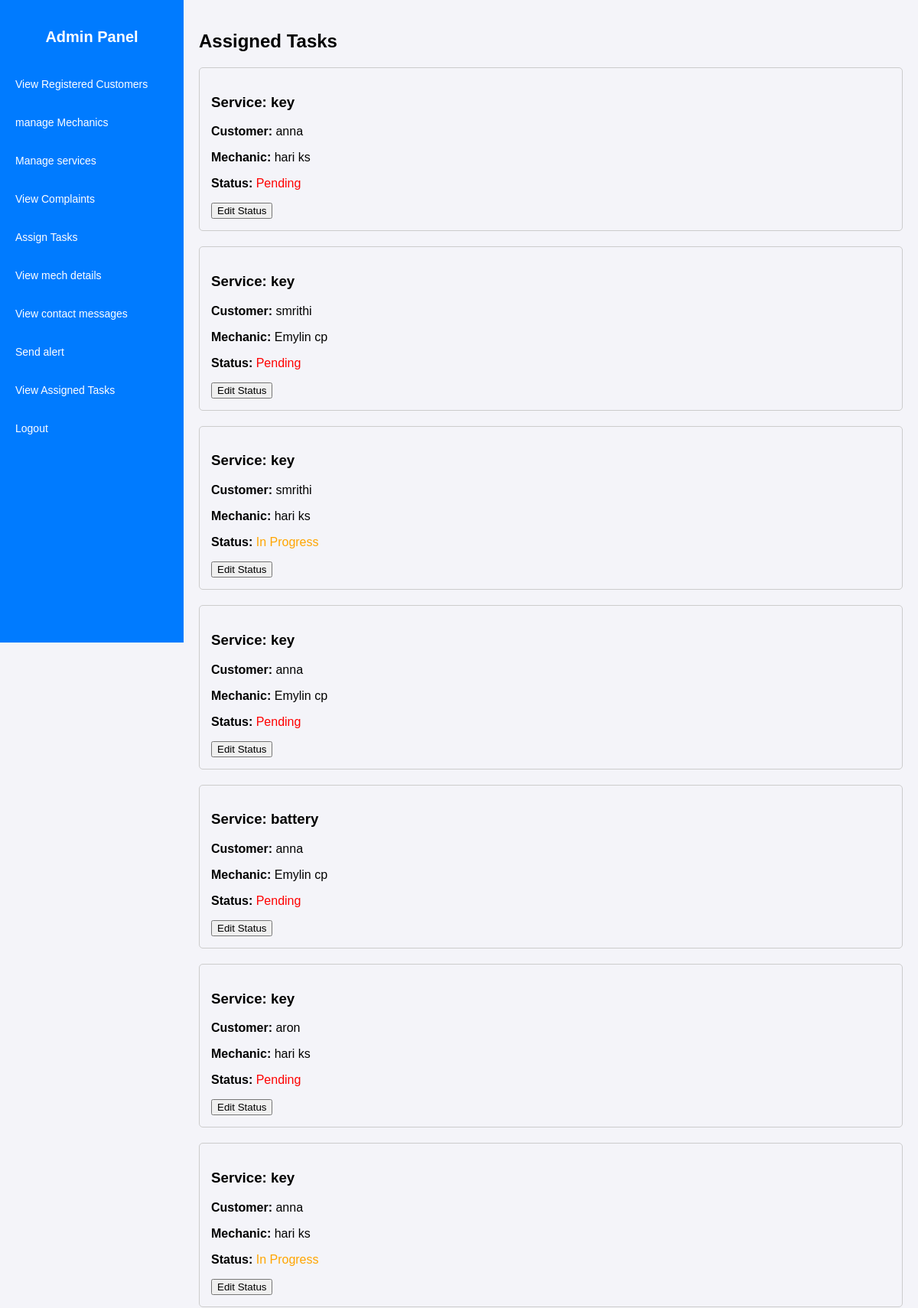
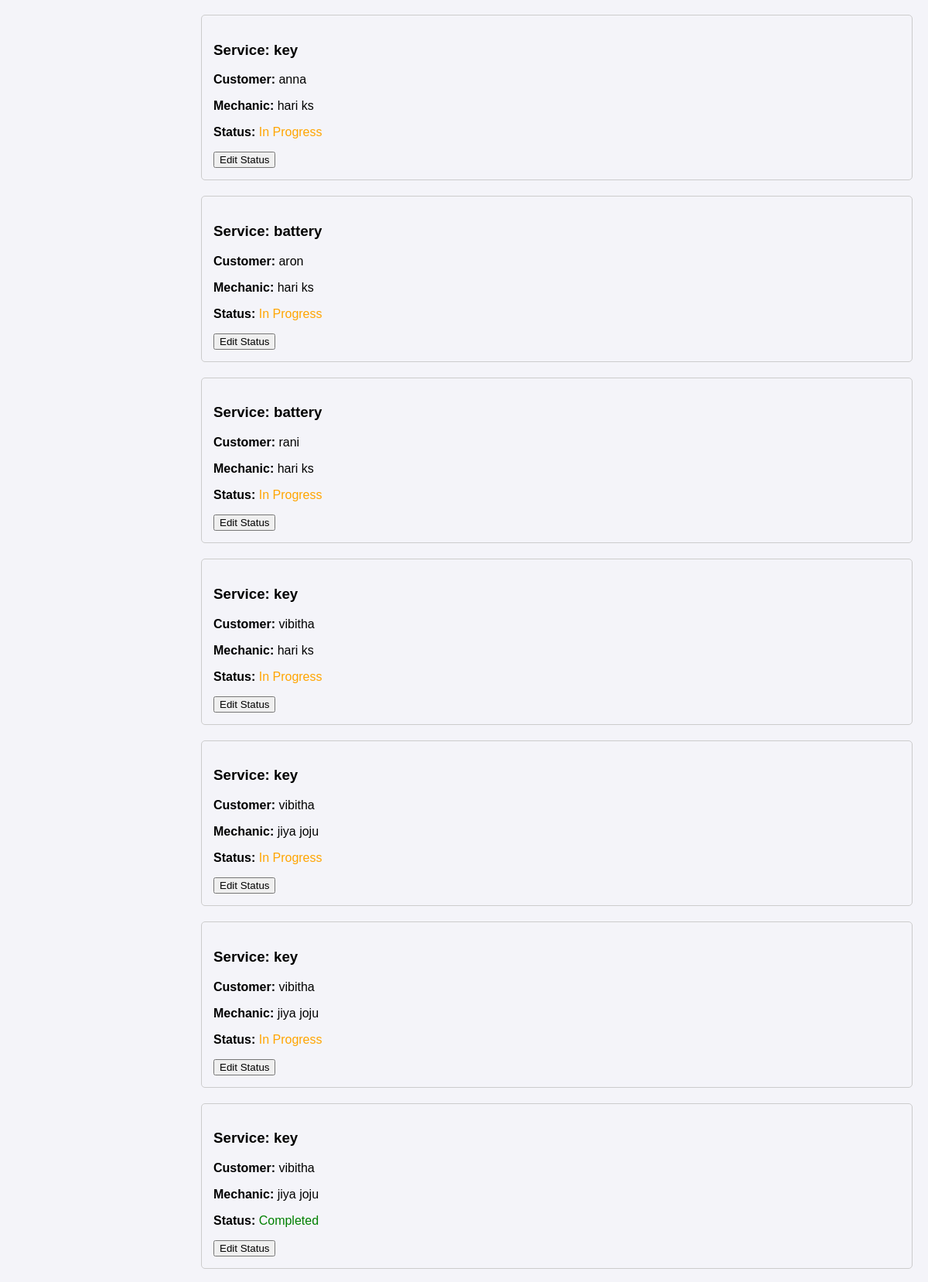
The page /view-tasks/ (upper part) on the database its author committed (2 pictures, top to bottom).
### Home/models.py (models this page shows, shortened)
class TaskAssignment(models.Model):
    user = models.ForeignKey(User, on_delete=models.CASCADE)  # Customer
    service_request = models.ForeignKey('ServiceRequest', on_delete=models.CASCADE)
    mechanic = models.ForeignKey('MechanicProfile', on_delete=models.CASCADE)
    assigned_date = models.DateTimeField(auto_now_add=True)
    status_choices = [('Pending', 'Pending'), ('In Progress', 'In Progress'), ('Completed', 'Completed')]
    status = models.CharField(max_length=20, choices=status_choices, default='Pending')

class ServiceRequest(models.Model):
    user = models.ForeignKey(User, on_delete=models.CASCADE)  # Logged-in user
    service = models.ForeignKey(ServiceProvided, on_delete=models.CASCADE)
    name = models.CharField(max_length=255)
    email = models.EmailField()
    contact_number = models.CharField(max_length=15)
    location = models.CharField(max_length=255)
    state = models.CharField(max_length=100)
    city = models.CharField(max_length=100)
    vehicle_reg_number = models.CharField(max_length=15)

class ServiceProvided(models.Model):
    name = models.CharField(max_length=255)
    picture = models.ImageField(upload_to='services/')  # Main picture
    short_description = models.TextField()
    long_description = models.TextField()
    points_to_remember = models.TextField()
    additional_picture = models.ImageField(upload_to='services/', blank=True, null=True)  # Additional Picture

class MechanicProfile(models.Model):
    user = models.OneToOneField(User, on_delete=models.CASCADE)  # Links profile to User
    first_name = models.CharField(max_length=255)
    last_name = models.CharField(max_length=255)
    date_of_birth = models.DateField(null=True, blank=True)
    email = models.EmailField()#unique=True)
    gender_choices = [('Male', 'Male'), ('Female', 'Female'), ('Other', 'Other')]
    gender = models.CharField(max_length=10, choices=gender_choices)
    profile_picture = models.ImageField(upload_to='mechanic_profiles/', null=True, blank=True)
    contact_no = models.CharField(max_length=15, blank=True, null=True)
    aadhar_id = models.CharField(
        max_length=12,
        validators=[RegexValidator(regex=r'^\d{12}$', message="Aadhar number must be exactly 12 digits")],
    )
    alternate_contact = models.CharField(max_length=15, blank=True, null=True)
    experience = models.PositiveIntegerField(null=True, blank=True)
    address = models.TextField()
    state = models.CharField(max_length=255)
    city = models.CharField(max_length=255)
    district = models.CharField(max_length=255)
    specialization = models.ForeignKey('ServiceProvided', on_delete=models.SET_NULL, null=True)

### Home/views.py (the view)
# urls.py: path('view-tasks/', views.view_task_details, name='view_task_details'),  # ✅ View all assigned tasks
def view_task_details(request):
    tasks = TaskAssignment.objects.all()  # Fetch all assigned tasks
    return render(request, "view_tasks.html", {"tasks": tasks})

### templates/view_tasks.html (shortened to what this page needs)
{% extends 'base_admin.html' %}
{% block content %}
<h2>Assigned Tasks</h2>
{% for task in tasks %}
<div style="border: 1px solid #ccc; padding: 15px; border-radius: 5px; margin-bottom: 20px;">
    <h3>Service: {{ task.service_request.service.name }}</h3>
    <p><strong>Customer:</strong> {{ task.user.username }}</p>
    <p><strong>Mechanic:</strong> {{ task.mechanic.first_name }} {{ task.mechanic.last_name }}</p>
    <p><strong>Status:</strong> <span style="color: {% if task.status == 'Completed' %}green{% elif task.status == 'In Progress' %}orange{% else %}red{% endif %};">
        {{ task.status }}</span>
    </p>
    <a href="{% url 'edit_task_status' task.id %}"><button>Edit Status</button></a>
</div>
{% endfor %}
{% endblock %}

### templates/base_admin.html (style rules this page uses)
body { margin: 0; font-family: Arial, sans-serif; background-color: #f4f4f9; }

### rows shown on the page
TaskAssignment: service_request.service.name "key", user.username "anna", mechanic.first_name "hari", mechanic.last_name "ks", status "Pending"
TaskAssignment: service_request.service.name "key", user.username "smrithi", mechanic.first_name "Emylin", mechanic.last_name "cp", status "Pending"
TaskAssignment: service_request.service.name "key", user.username "smrithi", mechanic.first_name "hari", mechanic.last_name "ks", status "In Progress"
TaskAssignment: service_request.service.name "key", user.username "anna", mechanic.first_name "Emylin", mechanic.last_name "cp", status "Pending"
TaskAssignment: service_request.service.name "battery", user.username "anna", mechanic.first_name "Emylin", mechanic.last_name "cp", status "Pending"
TaskAssignment: service_request.service.name "key", user.username "aron", mechanic.first_name "hari", mechanic.last_name "ks", status "Pending"
TaskAssignment: service_request.service.name "key", user.username "anna", mechanic.first_name "hari", mechanic.last_name "ks", status "In Progress"
TaskAssignment: service_request.service.name "key", user.username "anna", mechanic.first_name "hari", mechanic.last_name "ks", status "In Progress"
TaskAssignment: service_request.service.name "battery", user.username "aron", mechanic.first_name "hari", mechanic.last_name "ks", status "In Progress"
TaskAssignment: service_request.service.name "battery", user.username "rani", mechanic.first_name "hari", mechanic.last_name "ks", status "In Progress"
TaskAssignment: service_request.service.name "key", user.username "vibitha", mechanic.first_name "hari", mechanic.last_name "ks", status "In Progress"
TaskAssignment: service_request.service.name "key", user.username "vibitha", mechanic.first_name "jiya", mechanic.last_name "joju", status "In Progress"
TaskAssignment: service_request.service.name "key", user.username "vibitha", mechanic.first_name "jiya", mechanic.last_name "joju", status "In Progress"
TaskAssignment: service_request.service.name "key", user.username "vibitha", mechanic.first_name "jiya", mechanic.last_name "joju", status "Completed"
